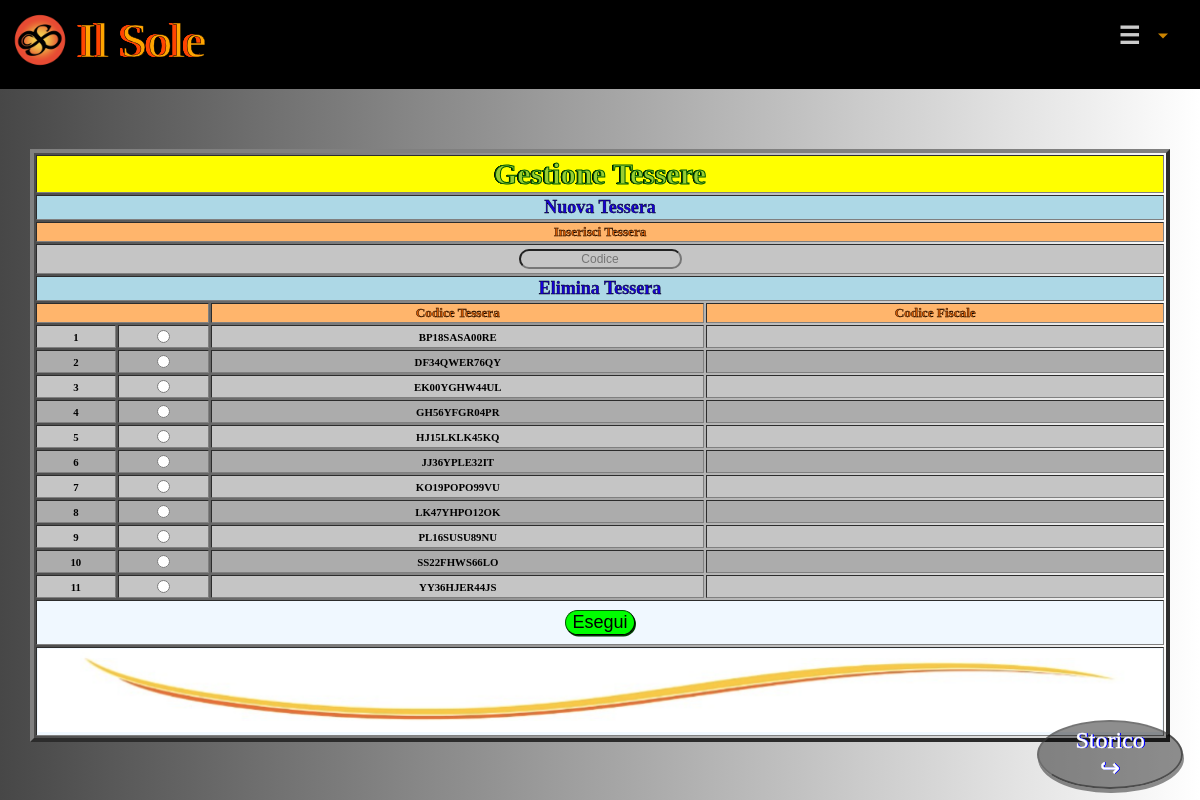
The page /FileToBeExecuted/HandlePass.php (signed in) on the database its author committed.
### tables this page shows
CREATE TABLE `Tessera` (
  `Codice` char(12) NOT NULL
);

### src/Html.php (called while the page is built, shortened)
<?php
function e(mixed $value): string
{
    return htmlspecialchars(is_scalar($value) ? (string) $value : '', ENT_QUOTES | ENT_SUBSTITUTE, 'UTF-8');
}
function escapeRow(?array $row): ?array
{
    return $row === null ? null : array_map(fn (mixed $value) => is_string($value) ? e($value) : $value, $row);
}

### FileToBeExecuted/HandlePass.php (the view, shortened to what this page needs)
<!doctype html>
<html lang="it" ondragstart='return false' onselectstart='return false'>
    <head>
        <link href="../FileInclude/CascadingStyleSheet/SettingStyle.css" media="" rel="stylesheet" type="text/css">
    </head>
    <body>
        <?php
                require('../FileInclude/FileRequired/Connessione.php');
                require('../FileInclude/FileRequired/NavBars.php');
                require('../FileInclude/FileRequired/Functions.php');
                if($_POST) {
                    if ( $_REQUEST['Codice'] == "" && !(isset($_REQUEST['Elimina'])) ) {
                        ?>
                        <script>
                            alert("Non sono stati immessi dati");
                            window.location.replace("HandlePass.php");
                        </script>
                        <?php
                        DIE();
                    } else {
                        if ( $_REQUEST['Codice'] != "" ) {
                            $Codice=\IlSole\Input\cardCode($_POST['Codice']);
                            $Tessere="SELECT t.Codice, tr.CodFamiglia FROM tessera as t left join tesserarilasciata as tr on t.codice=tr.codicetessera ORDER BY Codice ASC;";
                            $risultatoTessera=mysqli_query($connection,$Tessere) OR DIE();
                            while ( $riga=\IlSole\Html\escapeRow(mysqli_fetch_array($risultatoTessera,MYSQLI_ASSOC)) ) {
                                if ( $Codice == $riga['Codice'] ) {
                                    ?>
                                        <script>
                                            alert("La tessera è già stata inserita in precedenza");
                                            window.location.replace("HandlePass.php");
                                        </script>
                                    <?php
                                    DIE();
                                }
                            }
                            $insertCodice="INSERT INTO Tessera
                            VALUES (?);";
                            $insertCodiceParametri=[$Codice];
                            $Risultato=mysqli_execute_query($connection,$insertCodice,$insertCodiceParametri) OR DIE(mysqli_error($connection));
                            ?>
                                <script>
                                    alert("Tessera (<?php echo $Codice; ?>) inserita");
                                    window.location.replace("HandlePass.php");
                                </script>
                            <?php
                        }
                        if ( isset($_REQUEST['Elimina']) ) {
                            $Delete=\IlSole\Input\cardCode($_POST['Elimina']);
                            $deleteTessera="DELETE FROM Tessera WHERE Codice = ?;";
                            $deleteTesseraParametri=[$Delete];
                            $Risultato=mysqli_execute_query($connection,$deleteTessera,$deleteTesseraParametri) OR DIE(mysqli_error($connection));
                            ?>
                                <script>
                                    alert("Eliminata la tessera '<?php echo $Delete; ?>'");
                                    window.location.replace("HandlePass.php");
                                </script>
                            <?php
                        }
                    }
                }
                else {
                    $action=$_SERVER['PHP_SELF'];
                    echo "<form action=" . $action . " method='POST' autocomplete='Off'>";
                    ?>
                        <div class="centro">
                            <table border="4" class="TableInserimentoTessera">
                                <tr>
                                    <th colspan="4" class="major">
                                        Gestione Tessere
                                    </th>
                                </tr>
                                <tr>
                                    <th colspan="4" class="LightBlue">
                                        Nuova Tessera
                                    </th>
                                </tr>
                                <tr>
                                    <th colspan="4" class="Orangino">
                                        Inserisci Tessera
                                    </th>
                                </tr>
                                <tr>
                                    <th class='newPass' colspan="4">
                                        <input minlength="12" maxlength="12" type="text" name="Codice" placeholder="Codice"/>
                                    </th>
                                </tr>
                                <tr>
                                    <th colspan="4" class="LightBlue">
                                        Elimina Tessera
                                    </th>
                                </tr>
                                <tr>
                                    <th Class='Orangino' COLSPAN='2'>
                                    </th>
                                    <th Class='Orangino'>
                                        Codice Tessera
                                    </th>
                                    <th Class='Orangino'>
                                        Codice Fiscale
                                    </th>
                                </tr>
                                <?php
                                    $Tessere="SELECT t.Codice, tr.CodFamiglia FROM tessera as t left join tesserarilasciata as tr on t.codice=tr.codicetessera ORDER BY Codice ASC;";
                                    $risultatoTessera=mysqli_query($connection,$Tessere) OR DIE();
                                    $i=0;
                                    while ( $riga=\IlSole\Html\escapeRow(mysqli_fetch_array($risultatoTessera,MYSQLI_ASSOC)) ) {
                                        $i++;
                                        if ( $i%2==0 ) {
                                            echo "<tr class='Darker'>";
                                        } else {
                                            echo "<tr class='Lighter'>";
                                        }
                                        echo "<th>$i</th>";
                                        echo "<th><input type='radio' name='Elimina' value='".$riga['Codice']."'></th>";
                                        echo "<th>".$riga['Codice']."</th>";
                                        echo "<th>".$riga['CodFamiglia']."</th>";
                                        echo "</tr>";
                                    }
                                ?>
                                <tr>
                                    <th colspan="4" class="submit">
                                        <input type="submit" value="Esegui" required/>
                                    </th>
                                </tr>
                                <tr>
                                    <th Class='submit' colspan="4">
                                        <img style='width:100%;' src='../FileInclude/immagini/footer.png' />
                                    </th>
                                </tr>
                            </table>
                        </div>
                        <a class='linkHist' href='HistoricalPass.php'>
                            Storico<br/>&#x21aa;
                        </a>
                    </form>
                    <?php
                }
        ?>
    </body>
</html>

### FileInclude/FileRequired/NavBars.php (shortened to what this page needs)
<!doctype html>
<html lang="it" ondragstart='return false' onselectstart='return false'>
    <head>
    </head>
    <body>
        <Div ID="Header" Class="Header">
            <Div>
                <a href="https://cierisamuele.vercel.app" target="_blank"><img Class="Logo" src="../FileInclude/immagini/Logo_4.png" /></a>
            </Div>
            <Div style="text-align: center;font-family:Brush Script MT, Brush Script Std, cursive;font-size: 4vw;-webkit-text-stroke: 0.4444px black;color: orange;text-shadow: -4px 0 orangered, -4px 0 orangered, -4px 0 orangered, -4px 0 orangered;" Class="Title">
                <span>Il Sole</span>
            </Div>
            <div class="menu">
                <ul>
                    <li>
                        <span class='Hamburger'>&#x2630;</span>
                    </li>
                </ul>
            </div>
        </Div>
    </body>
</html>

### FileInclude/FileRequired/Functions.php (shortened to what this page needs)
<!doctype html>
<html lang="it" ondragstart='return false' onselectstart='return false'>
    <head>
    </head>
    <body>
    </body>
</html>

### FileInclude/CascadingStyleSheet/SettingStyle.css (style rules this page uses)
Body { width: 100%; background: linear-gradient(to right, rgb(71, 71, 71), white); cursor: Default; border: 0; margin: 0; padding: 0; }
.submit { background-color: aliceblue; }
input { text-align: center; background: transparent; margin: 3px 0; border-radius: 500px; font-size: 1vw; }
Div.Header { position: sticky; top: 0; left: 0; width: 100%; height: 80px; display: flex; align-items: center; background-color: rgb(0, 0, 0); color: white; -webkit-appearance: none; transition: 0.3s; z-index: 99; border-bottom: 0.8vw solid black; animation: MulticolorBorder 4s infinite ease-in-out; }
.linkHist { text-align: center; padding: 0.44vw 3vw; color: white; text-decoration: none; position: fixed; bottom: 0.88vw; right: 1.44vw; font-size: 2vw; border: 2px outset rgb(0, 0, 0, 0.444); border-radius: 50%; background-color: rgba(0, 0, 0, 0.444); box-shadow: 1px 4px rgb(0, 0, 0, 0.444); -webkit-text-stroke: 0.4444px white; text-shadow: 1px 0 blue, 1px 0 blue, 1px 0 blue, 1px 0 blue; animation: faded 0.77s; }
.Title { font-size: 3vh; position: absolute; left: 10vh; color: white; animation: faded 0.7s; }
.Logo { position: absolute; top: 0; left: 0; height: 100%; transition: 0.33s; z-index: 100; animation: faded 0.7s; }
div.centro { margin: 5% 0; }
table { width: 95%; background-color: transparent; margin: 0 auto; z-index: 0; cursor: Default; animation: faded 0.7s; }
input[type="radio"] { -webkit-appearance: radio; }
th.major { color: yellowgreen; background-color: yellow; border-radius: 0; font-size: 2.5vw; -webkit-text-stroke: 1px rgb(0, 92, 0); text-shadow: -1px 0 black, -1px 0 black, -1px 0 black, -1px 0 black; }
th { font-size: 0.9vw; vertical-align: auto; }
.LightBlue { color: rgb(22, 0, 218); background-color: lightblue; font-weight: bold; font-size: 1.5vw; -webkit-text-stroke: 0.40px black; }
.Orangino { background-color: #ffb56c; font-size: 1.1vw; color: rgb(214, 89, 0); font-weight: bold; -webkit-text-stroke: 0.40px black; }
input[type='text'] { border-radius: 500px; text-align: center; -moz-appearance: textfield; -webkit-appearance: none; }
input[type='submit'] { margin: 8px 0; font-size: 1.5vw; border-radius: 500px; background-color: rgb(0, 255, 0); border: 1px outset rgb(0, 88, 0); box-shadow: 1px 1.5px 0 0 rgb(1, 56, 1); }
.Lighter { background-color: rgb(197, 197, 197); }
.Darker { background-color: rgb(172, 172, 172); }
.newPass input { background: transparent; }
.newPass { background-color: rgb(197, 197, 197); }
.Hamburger { font-size: 150%; }
.menu { --menu-height: 40px; box-sizing: border-box; position: absolute; top: 0; right: 0; animation: faded 0.7s; }
.menu ul { list-style: none; padding: 16px; margin: 0; }
.menu ul li, .menu ul li a { opacity: 0.8; color: rgb(255, 255, 255); cursor: pointer; transition: 200ms; text-decoration: none; white-space: nowrap; font-weight: 700; }
.menu ul li { padding-right: 36px; }
.menu ul li::before { content: ''; width: 0; height: 0; border-left: 5px solid transparent; border-right: 5px solid transparent; border-top: 5px solid #ffa500; position: absolute; right: 8px; top: 50%; transform: translateY(-50%); animation: MulticolorArrowBottom 4s infinite ease-in-out; }
.menu > ul { display: flex; height: var(--menu-height); align-items: center; background-color: #000; }
.menu > ul li { position: relative; margin: 0 8px; }

### rows shown on the page
tessera: Codice "BP18SASA00RE"
tessera: Codice "DF34QWER76QY"
tessera: Codice "EK00YGHW44UL"
tessera: Codice "GH56YFGR04PR"
tessera: Codice "HJ15LKLK45KQ"
tessera: Codice "JJ36YPLE32IT"
tessera: Codice "KO19POPO99VU"
tessera: Codice "LK47YHPO12OK"
tessera: Codice "PL16SUSU89NU"
tessera: Codice "SS22FHWS66LO"
tessera: Codice "YY36HJER44JS"
